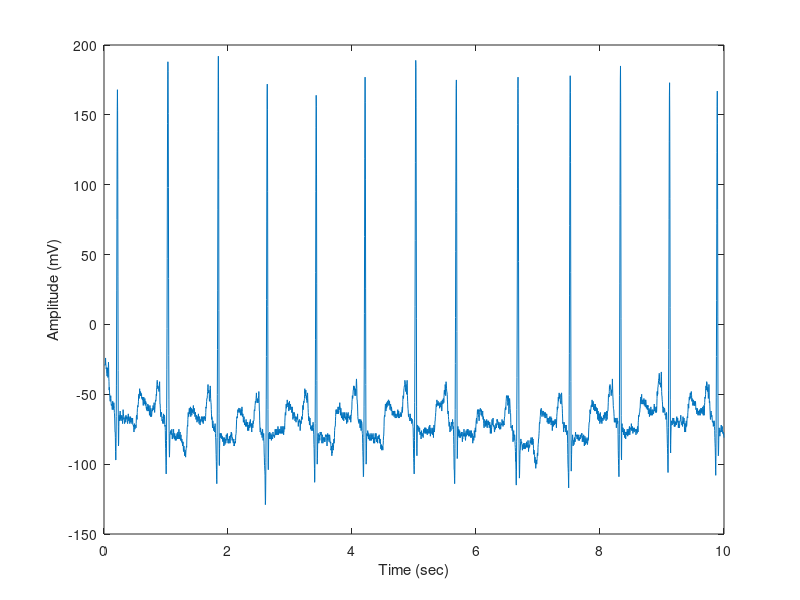

MATLAB code to generate this figure:
% Source: record mitdb/100
% val has 2 rows (signals) and 3600 columns (samples/signal)
% Duration:     0:10
% Sampling frequency: 360 Hz  Sampling interval: 0.002777777778 sec
% Row	Signal	Gain	Base	Units
% 1	MLII	200	0	mV
% 2	V5	200	0	mV

% To convert from raw units to the physical units shown
% above, call the 'rdmat.m' function from the wfdb-matlab
% toolbox: https://physionet.org/physiotools/matlab/wfdb-app-matlab/

clc;
clear all;
close all;
load("100m.mat");
fs = 360;
ts = 1/fs;
units = "mV";
N = 3600;
t = (1:N)/fs;

gain = 200;
figure(1)
plot(t,val(1,:));
xlabel("Time (sec)");
ylabel("Amplitude (mV)");

